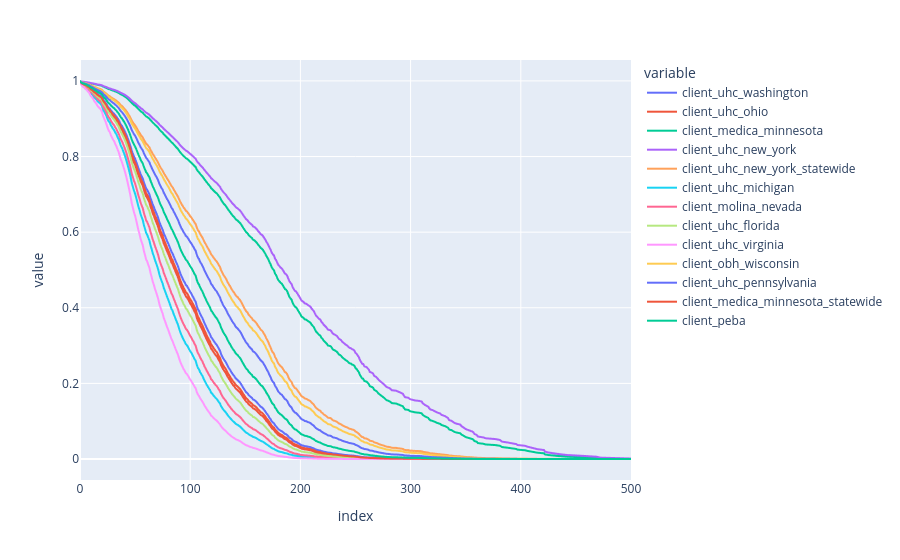

This figure's notebook cell:
### Code cell
MC = MemberChurn()
MC.prepare_churn_model()

### Figure 1 — Plotly figure (JSON) as saved in the notebook; plotly's stock layout.template omitted (floating-point values rounded to 4 significant figures; data arrays with more than 128 entries replaced by an {"elided": "..."} marker saying what was removed)
{"data": [{"hovertemplate": "variable=client_uhc_washington<br>index=%{x}<br>value=%{y}<extra></extra>", "legendgroup": "client_uhc_washington", "line": {"color": "#636efa", "dash": "solid"}, "marker": {"symbol": "circle"}, "mode": "lines", "name": "client_uhc_washington", "showlegend": true, "type": "scattergl", "x": {"elided": "349 float values"}, "xaxis": "x", "y": {"elided": "349 float values"}, "yaxis": "y"}, {"hovertemplate": "variable=client_uhc_ohio<br>index=%{x}<br>value=%{y}<extra></extra>", "legendgroup": "client_uhc_ohio", "line": {"color": "#EF553B", "dash": "solid"}, "marker": {"symbol": "circle"}, "mode": "lines", "name": "client_uhc_ohio", "showlegend": true, "type": "scattergl", "x": {"elided": "349 float values"}, "xaxis": "x", "y": {"elided": "349 float values"}, "yaxis": "y"}, {"hovertemplate": "variable=client_medica_minnesota<br>index=%{x}<br>value=%{y}<extra></extra>", "legendgroup": "client_medica_minnesota", "line": {"color": "#00cc96", "dash": "solid"}, "marker": {"symbol": "circle"}, "mode": "lines", "name": "client_medica_minnesota", "showlegend": true, "type": "scattergl", "x": {"elided": "349 float values"}, "xaxis": "x", "y": {"elided": "349 float values"}, "yaxis": "y"}, {"hovertemplate": "variable=client_uhc_new_york<br>index=%{x}<br>value=%{y}<extra></extra>", "legendgroup": "client_uhc_new_york", "line": {"color": "#ab63fa", "dash": "solid"}, "marker": {"symbol": "circle"}, "mode": "lines", "name": "client_uhc_new_york", "showlegend": true, "type": "scattergl", "x": {"elided": "349 float values"}, "xaxis": "x", "y": {"elided": "349 float values"}, "yaxis": "y"}, {"hovertemplate": "variable=client_uhc_new_york_statewide<br>index=%{x}<br>value=%{y}<extra></extra>", "legendgroup": "client_uhc_new_york_statewide", "line": {"color": "#FFA15A", "dash": "solid"}, "marker": {"symbol": "circle"}, "mode": "lines", "name": "client_uhc_new_york_statewide", "showlegend": true, "type": "scattergl", "x": {"elided": "349 float values"}, "xaxis": "x", "y": {"elided": "349 float values"}, "yaxis": "y"}, {"hovertemplate": "variable=client_uhc_michigan<br>index=%{x}<br>value=%{y}<extra></extra>", "legendgroup": "client_uhc_michigan", "line": {"color": "#19d3f3", "dash": "solid"}, "marker": {"symbol": "circle"}, "mode": "lines", "name": "client_uhc_michigan", "showlegend": true, "type": "scattergl", "x": {"elided": "349 float values"}, "xaxis": "x", "y": {"elided": "349 float values"}, "yaxis": "y"}, {"hovertemplate": "variable=client_molina_nevada<br>index=%{x}<br>value=%{y}<extra></extra>", "legendgroup": "client_molina_nevada", "line": {"color": "#FF6692", "dash": "solid"}, "marker": {"symbol": "circle"}, "mode": "lines", "name": "client_molina_nevada", "showlegend": true, "type": "scattergl", "x": {"elided": "349 float values"}, "xaxis": "x", "y": {"elided": "349 float values"}, "yaxis": "y"}, {"hovertemplate": "variable=client_uhc_florida<br>index=%{x}<br>value=%{y}<extra></extra>", "legendgroup": "client_uhc_florida", "line": {"color": "#B6E880", "dash": "solid"}, "marker": {"symbol": "circle"}, "mode": "lines", "name": "client_uhc_florida", "showlegend": true, "type": "scattergl", "x": {"elided": "349 float values"}, "xaxis": "x", "y": {"elided": "349 float values"}, "yaxis": "y"}, {"hovertemplate": "variable=client_uhc_virginia<br>index=%{x}<br>value=%{y}<extra></extra>", "legendgroup": "client_uhc_virginia", "line": {"color": "#FF97FF", "dash": "solid"}, "marker": {"symbol": "circle"}, "mode": "lines", "name": "client_uhc_virginia", "showlegend": true, "type": "scattergl", "x": {"elided": "349 float values"}, "xaxis": "x", "y": {"elided": "349 float values"}, "yaxis": "y"}, {"hovertemplate": "variable=client_obh_wisconsin<br>index=%{x}<br>value=%{y}<extra></extra>", "legendgroup": "client_obh_wisconsin", "line": {"color": "#FECB52", "dash": "solid"}, "marker": {"symbol": "circle"}, "mode": "lines", "name": "client_obh_wisconsin", "showlegend": true, "type": "scattergl", "x": {"elided": "349 float values"}, "xaxis": "x", "y": {"elided": "349 float values"}, "yaxis": "y"}, {"hovertemplate": "variable=client_uhc_pennsylvania<br>index=%{x}<br>value=%{y}<extra></extra>", "legendgroup": "client_uhc_pennsylvania", "line": {"color": "#636efa", "dash": "solid"}, "marker": {"symbol": "circle"}, "mode": "lines", "name": "client_uhc_pennsylvania", "showlegend": true, "type": "scattergl", "x": {"elided": "349 float values"}, "xaxis": "x", "y": {"elided": "349 float values"}, "yaxis": "y"}, {"hovertemplate": "variable=client_medica_minnesota_statewide<br>index=%{x}<br>value=%{y}<extra></extra>", "legendgroup": "client_medica_minnesota_statewide", "line": {"color": "#EF553B", "dash": "solid"}, "marker": {"symbol": "circle"}, "mode": "lines", "name": "client_medica_minnesota_statewide", "showlegend": true, "type": "scattergl", "x": {"elided": "349 float values"}, "xaxis": "x", "y": {"elided": "349 float values"}, "yaxis": "y"}, {"hovertemplate": "variable=client_peba<br>index=%{x}<br>value=%{y}<extra></extra>", "legendgroup": "client_peba", "line": {"color": "#00cc96", "dash": "solid"}, "marker": {"symbol": "circle"}, "mode": "lines", "name": "client_peba", "showlegend": true, "type": "scattergl", "x": {"elided": "349 float values"}, "xaxis": "x", "y": {"elided": "349 float values"}, "yaxis": "y"}], "layout": {"legend": {"title": {"text": "variable"}, "tracegroupgap": 0}, "margin": {"t": 60}, "xaxis": {"anchor": "y", "domain": [0, 1], "title": {"text": "index"}}, "yaxis": {"anchor": "x", "domain": [0, 1], "title": {"text": "value"}}}}
